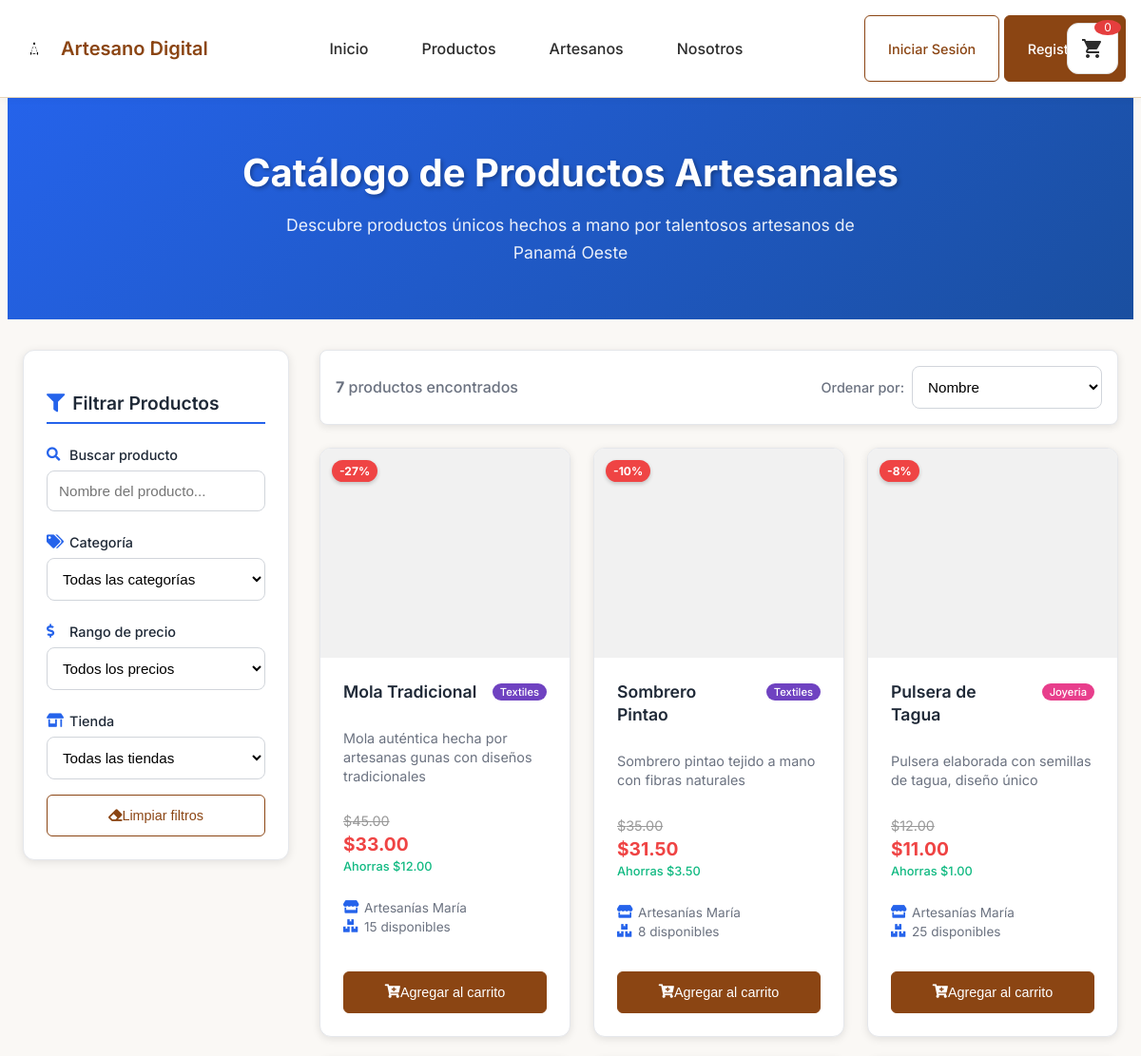
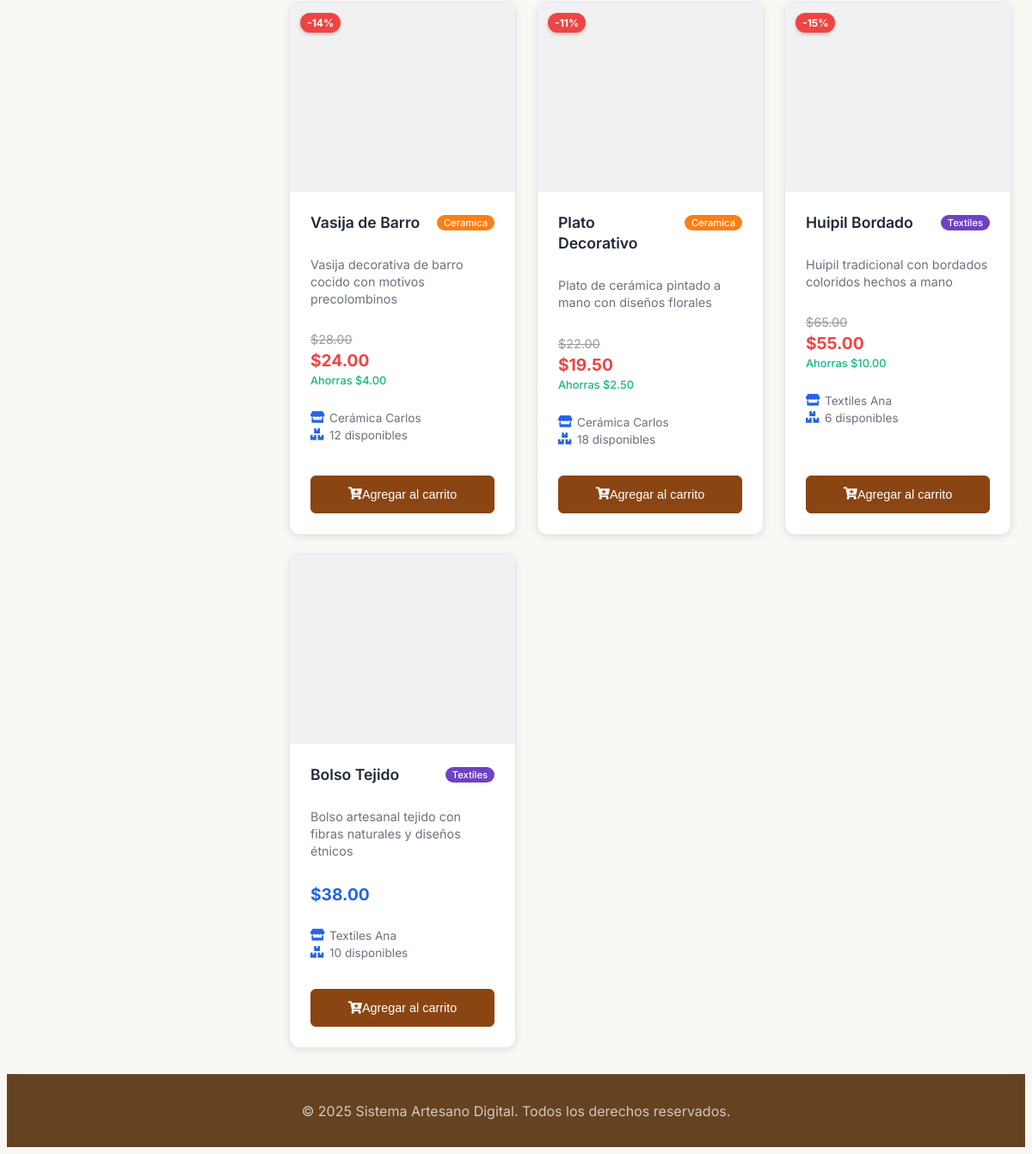
Before: /productos with the older database file (2 pictures, top to bottom).
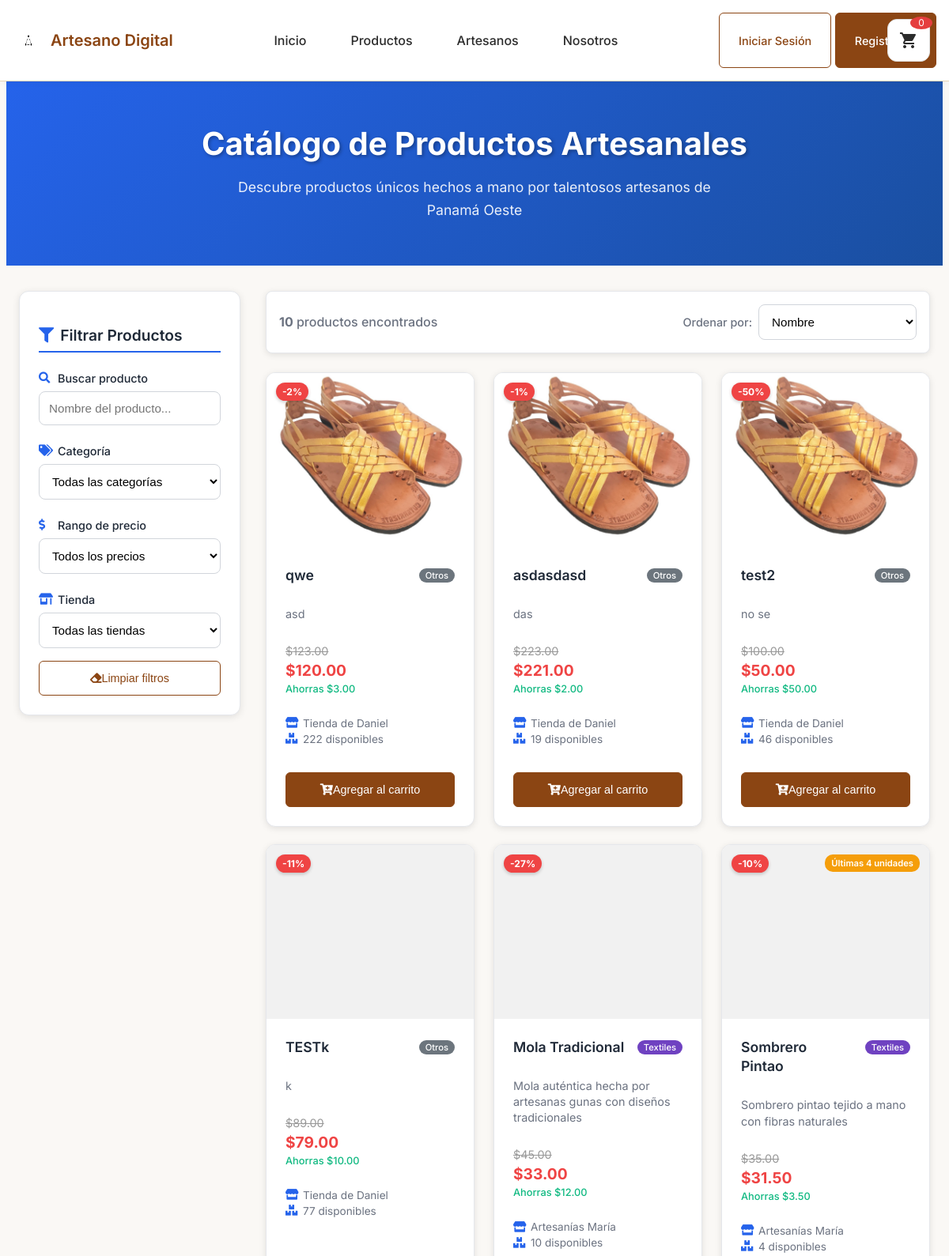
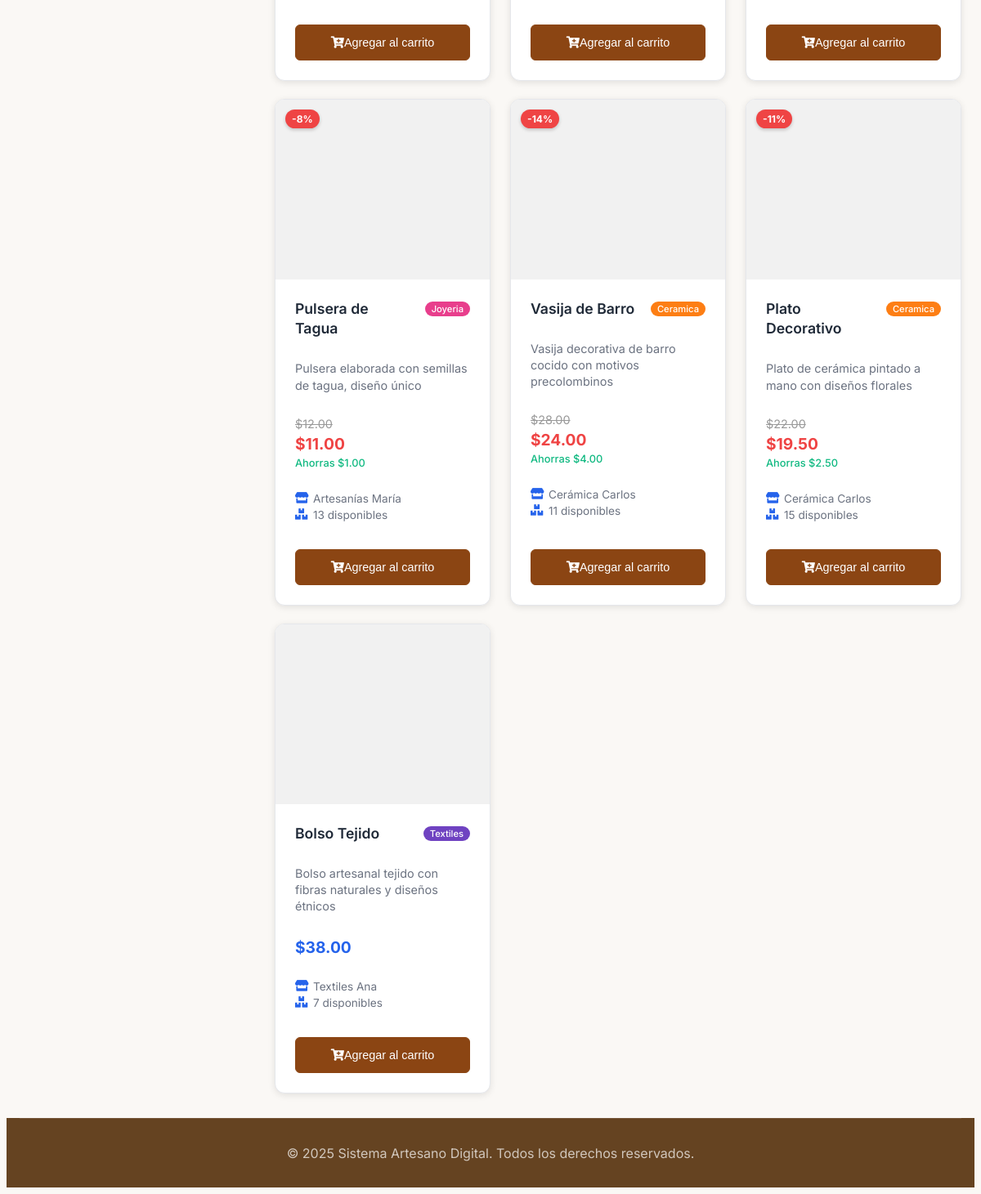
After: the same page with the newer database file (2 pictures, top to bottom).
### tables this page shows
CREATE TABLE `productos` (
  `id_producto` int(11) NOT NULL,
  `id_tienda` int(11) NOT NULL,
  `nombre` varchar(100) NOT NULL,
  `descripcion` text DEFAULT NULL,
  `precio` decimal(10,2) NOT NULL,
  `descuento` decimal(10,2) DEFAULT 0.00,
  `imagen` varchar(255) DEFAULT NULL,
  `stock` int(11) DEFAULT 0,
  `activo` tinyint(1) DEFAULT 1,
  `fecha_creacion` datetime DEFAULT current_timestamp()
);

CREATE TABLE `tiendas` (
  `id_tienda` int(11) NOT NULL,
  `id_usuario` int(11) NOT NULL,
  `nombre_tienda` varchar(100) NOT NULL,
  `descripcion` text DEFAULT NULL,
  `imagen_logo` varchar(255) DEFAULT NULL,
  `fecha_creacion` datetime DEFAULT current_timestamp()
);

### controllers/ControladorProductos.php (called while the page is built, shortened)
<?php
require_once dirname(__FILE__) . '/../models/Producto.php';
class ControladorProductos
{
    private $modeloProducto;
    public function __construct()
    {
        $this->modeloProducto = new Producto();
    }
    public function mostrarCatalogo()
    {
        $productos = $this->modeloProducto->obtenerTodos();
        include 'views/productos/catalogo.php';
    }
}

### config/Database.php (called while the page is built, shortened)
<?php
class Database
{
    private static ?Database $instancia = null;
    private ?PDO $conexion = null;
    private string $host;
    private string $baseDatos;
    private string $usuario;
    private string $contrasena;
    private string $charset;
    private function __construct()
    {
        $this->host = $_ENV['DB_HOST'] ?? 'localhost';
        $this->baseDatos = $_ENV['DB_DATABASE'] ?? 'artesano_digital';
        $this->usuario = $_ENV['DB_USERNAME'] ?? 'root';
        $this->contrasena = $_ENV['DB_PASSWORD'] ?? '';
        $this->charset = $_ENV['DB_CHARSET'] ?? 'utf8mb4';
    }
    public static function obtenerInstancia(): Database
    {
        if (self::$instancia === null) {
            self::$instancia = new self();
        }
        return self::$instancia;
    }
    private function conectar(): void
    {
        try {
            $dsn = "mysql:host={$this->host};dbname={$this->baseDatos};charset={$this->charset}";
            $opciones = [
                PDO::ATTR_ERRMODE => PDO::ERRMODE_EXCEPTION,
                PDO::ATTR_DEFAULT_FETCH_MODE => PDO::FETCH_ASSOC,
                PDO::ATTR_EMULATE_PREPARES => false,
                PDO::MYSQL_ATTR_INIT_COMMAND => "SET NAMES {$this->charset}"
            ];
            $this->conexion = new PDO($dsn, $this->usuario, $this->contrasena, $opciones);
        } catch (PDOException $e) {
            throw new Exception("Error de conexión a base de datos: " . $e->getMessage());
        }
    }
    public function obtenerConexion(): PDO
    {
        return $this->conexion;
    }
}

### models/Producto.php (called while the page is built, shortened)
<?php
require_once dirname(__FILE__) . '/../config/Database.php';
class Producto
{
    private $conexion;
    public function __construct()
    {
        try {
            $database = Config\Database::obtenerInstancia();
            $this->conexion = $database->obtenerConexion();
        } catch (Exception $e) {
            $this->conexion = null;
            error_log("Error conectando BD: " . $e->getMessage());
        }
    }
    public function obtenerTodos()
    {
        try {
            $stmt = $this->conexion->prepare("
                SELECT
                    p.id_producto,
                    p.id_tienda,
                    p.nombre,
                    p.descripcion,
                    p.precio,
                    p.descuento,
                    p.imagen,
                    p.stock,
                    p.activo,
                    p.fecha_creacion,
                    t.nombre_tienda,
                    t.descripcion as descripcion_tienda,
                    t.imagen_logo,
                    u.id_usuario,
                    u.nombre as nombre_artesano,
                    u.correo,
                    u.telefono,
                    u.tipo_usuario
                FROM productos p
                INNER JOIN tiendas t ON p.id_tienda = t.id_tienda
                INNER JOIN usuarios u ON t.id_usuario = u.id_usuario
                WHERE p.activo = 1 AND p.stock > 0
                ORDER BY p.fecha_creacion DESC
            ");
            $stmt->execute();
            return $stmt->fetchAll(PDO::FETCH_ASSOC);
        } catch (Exception $e) {
            error_log("Error al obtener productos: " . $e->getMessage());
            return $this->obtenerDatosPrueba();
        }
    }
}

### views/productos/catalogo.php (the view, shortened to what the rows shown need)
<?php
$productosDecorados = [];
if (!empty($productos)) {
    foreach ($productos as $producto) {
        $precioFinal = $producto['precio'];
        $tieneDescuento = false;
        $porcentajeDescuento = 0;
        if (isset($producto['descuento']) && $producto['descuento'] > 0) {
            $tieneDescuento = true;
            $porcentajeDescuento = round(($producto['descuento'] / $producto['precio']) * 100);
            $precioFinal = $producto['precio'] - $producto['descuento'];
        }
        $categoria = determinarCategoria($producto['nombre'], $producto['descripcion'] ?? '');
        $productoData = [
            'id_producto' => $producto['id_producto'],
            'nombre' => $producto['nombre'],
            'descripcion' => $producto['descripcion'] ?? '',
            'precio' => $producto['precio'],
            'precio_final' => $precioFinal,
            'descuento' => $producto['descuento'] ?? 0,
            'porcentaje_descuento' => $porcentajeDescuento,
            'tiene_descuento' => $tieneDescuento,
            'imagen' => $producto['imagen'] ?? null,
            'stock' => $producto['stock'] ?? 0,
            'categoria' => $categoria,
            'nombre_tienda' => $producto['nombre_tienda'] ?? 'Tienda Artesanal',
            'nombre_artesano' => $producto['nombre_artesano'] ?? 'Artesano',
            'activo' => $producto['activo'] ?? 1
        ];
        if ($productoData['activo'] && $productoData['stock'] > 0) {
            $productosDecorados[] = $productoData;
        }
    }
}
function determinarCategoria($nombre, $descripcion) {
    $nombre_lower = strtolower($nombre);
    $desc_lower = strtolower($descripcion);
    if (strpos($nombre_lower, 'mola') !== false ||
        strpos($nombre_lower, 'huipil') !== false ||
        strpos($desc_lower, 'tejido') !== false ||
        strpos($nombre_lower, 'textil') !== false ||
        strpos($nombre_lower, 'bolso') !== false) {
        return 'textiles';
    }
    elseif (strpos($nombre_lower, 'vasija') !== false ||
           strpos($nombre_lower, 'ceramica') !== false ||
           strpos($desc_lower, 'ceramica') !== false ||
           strpos($nombre_lower, 'barro') !== false ||
           strpos($nombre_lower, 'plato') !== false) {
        return 'ceramica';
    }
    elseif (strpos($nombre_lower, 'pulsera') !== false ||
           strpos($nombre_lower, 'collar') !== false ||
           strpos($nombre_lower, 'joyeria') !== false ||
           strpos($desc_lower, 'joyeria') !== false ||
           strpos($nombre_lower, 'tagua') !== false) {
        return 'joyeria';
    }
    elseif (strpos($nombre_lower, 'sombrero') !== false ||
           strpos($nombre_lower, 'madera') !== false ||
           strpos($desc_lower, 'madera') !== false) {
        return 'tradicional';
    }
    return 'otros';
}
?>
<link rel="stylesheet" href="/artesanoDigital/assets/css/catalogo-productos.css">
<header class="catalogo-header">
    <div class="container">
        <h1 class="catalogo-titulo">
            Catálogo de Productos Artesanales
        </h1>
    </div>
</header>
<div class="container">
    <div class="catalogo-layout">
        <main class="productos-contenido">
            <?php if (!empty($productosDecorados)): ?>
                <div class="productos-grid" id="productosGrid">
                    <?php foreach ($productosDecorados as $producto): ?>
                        <article class="producto-tarjeta"
                                data-nombre="<?= strtolower(htmlspecialchars($producto['nombre'])) ?>"
                                data-categoria="<?= htmlspecialchars($producto['categoria']) ?>"
                                data-precio="<?= htmlspecialchars($producto['precio_final']) ?>"
                                data-tienda="<?= htmlspecialchars($producto['nombre_tienda']) ?>">
                            <?php if ($producto['tiene_descuento']): ?>
                                <div class="badge-descuento">
                                    -<?= $producto['porcentaje_descuento'] ?>%
                                </div>
                            <?php endif; ?>
                            <?php if ($producto['stock'] <= 5): ?>
                                <div class="badge-stock">
                                    Últimas <?= $producto['stock'] ?> unidades
                                </div>
                            <?php endif; ?>
                            <div class="producto-imagen-contenedor">
                                <?php
                                $rutaImagen = '/artesanoDigital/public/placeholder.jpg';
                                if (!empty($producto['imagen'])) {
                                    if (strpos($producto['imagen'], 'public/') === 0 || strpos($producto['imagen'], 'uploads/') === 0) {
                                        $rutaImagen = '/artesanoDigital/' . $producto['imagen'];
                                    } else {
                                        $rutaImagen = '/artesanoDigital/uploads/productos/' . $producto['imagen'];
                                    }
                                }
                                ?>
                                <img src="<?= htmlspecialchars($rutaImagen) ?>"
                                     alt="<?= htmlspecialchars($producto['nombre']) ?>"
                                     class="producto-imagen"
                                     onerror="this.src='/artesanoDigital/public/placeholder.jpg'"
                                    <?php
                                    $imagenParaJS = '';
                                    if (!empty($producto['imagen'])) {
                                        if (strpos($producto['imagen'], 'public/') === 0 || strpos($producto['imagen'], 'uploads/') === 0) {
                                            $imagenParaJS = '/artesanoDigital/' . $producto['imagen'];
                                        } else {
                                            $imagenParaJS = '/artesanoDigital/uploads/productos/' . $producto['imagen'];
                                        }
                                    } else {
                                        $imagenParaJS = '/artesanoDigital/public/placeholder.jpg';
                                    }
                                    ?>
                            </div>
                            <div class="producto-info">
                                <div class="producto-header">
                                    <h3 class="producto-nombre"><?= htmlspecialchars($producto['nombre']) ?></h3>
                                    <div class="producto-categoria">
                                        <span class="categoria-tag categoria-<?= $producto['categoria'] ?>">
                                            <?= ucfirst($producto['categoria']) ?>
                                        </span>
                                    </div>
                                </div>
                                <p class="producto-descripcion">
                                    <?= htmlspecialchars(substr($producto['descripcion'], 0, 100)) ?><?= strlen($producto['descripcion']) > 100 ? '...' : '' ?>
                                </p>
                                <div class="producto-precios">
                                    <?php if ($producto['tiene_descuento']): ?>
                                        <span class="precio-original">$<?= number_format($producto['precio'], 2) ?></span>
                                        <span class="precio-descuento">$<?= number_format($producto['precio_final'], 2) ?></span>
                                        <small class="ahorro">Ahorras $<?= number_format($producto['descuento'], 2) ?></small>
                                    <?php else: ?>
                                        <span class="producto-precio">$<?= number_format($producto['precio'], 2) ?></span>
                                    <?php endif; ?>
                                </div>
                                <div class="producto-metadatos">
                                    <div class="tienda-info">
                                        <i class="fas fa-store"></i>
                                        <span><?= htmlspecialchars($producto['nombre_tienda']) ?></span>
                                    </div>
                                    <div class="stock-info">
                                        <i class="fas fa-boxes"></i>
                                        <span><?= $producto['stock'] ?> disponibles</span>
                                    </div>
                                </div>
                                <button type="button" class="btn btn-primary btn-agregar" onclick="agregarAlCarritoCompleto(<?= $producto['id_producto'] ?>, '<?= htmlspecialchars($producto['nombre']) ?>', <?= $producto['precio_final'] ?>, '<?= htmlspecialchars($imagenParaJS) ?>', 1, <?= $producto['stock'] ?>)">
                                    <i class="fas fa-cart-plus"></i>
                                    Agregar al carrito
                                </button>
                            </div>
                        </article>
                    <?php endforeach; ?>
                </div>
            <?php endif; ?>
        </main>
    </div>
</div>
<?php
include __DIR__ . '/../layouts/base.php';
?>

Changed rows visible on the page:
no longer on this page (row edited): productos: porcentaje_descuento "15", nombre "Huipil Bordado", categoria "Textiles", descripcion "Huipil tradicional con bordados coloridos hechos a mano", precio "65.00", precio_final "55.00", descuento "10.00", id_tienda.nombre_tienda "Textiles Ana", stock "6"
added productos: porcentaje_descuento "2", imagen (picture), nombre "qwe", categoria "Otros", descripcion "asd", precio "123.00", precio_final "120.00", descuento "3.00", id_tienda.nombre_tienda "Tienda de Daniel", stock "222"
added productos: activo "1", imagen (picture), nombre "asdasdasd", categoria "Otros", descripcion "das", precio "223.00", precio_final "221.00", descuento "2.00", id_tienda.nombre_tienda "Tienda de Daniel", stock "19"
added productos: porcentaje_descuento "50", imagen (picture), nombre "test2", categoria "Otros", descripcion "no se", precio "100.00", precio_final "50.00", descuento "50.00", id_tienda.nombre_tienda "Tienda de Daniel", stock "46"
added productos: porcentaje_descuento "11", nombre "TESTk", categoria "Otros", descripcion "k", precio "89.00", precio_final "79.00", descuento "10.00", id_tienda.nombre_tienda "Tienda de Daniel", stock "77"
changed productos "Mola Tradicional": stock "15" → "10"
changed productos "Sombrero Pintao": stock (not shown) → "4"; stock "8" → "4"
changed productos "Pulsera de Tagua": stock "25" → "13"
changed productos "Vasija de Barro": stock "12" → "11"
changed productos "Plato Decorativo": stock "18" → "15"
changed productos "Bolso Tejido": stock "10" → "7"
Other visible differences:
count($productosDecorados): "7" → "10"
